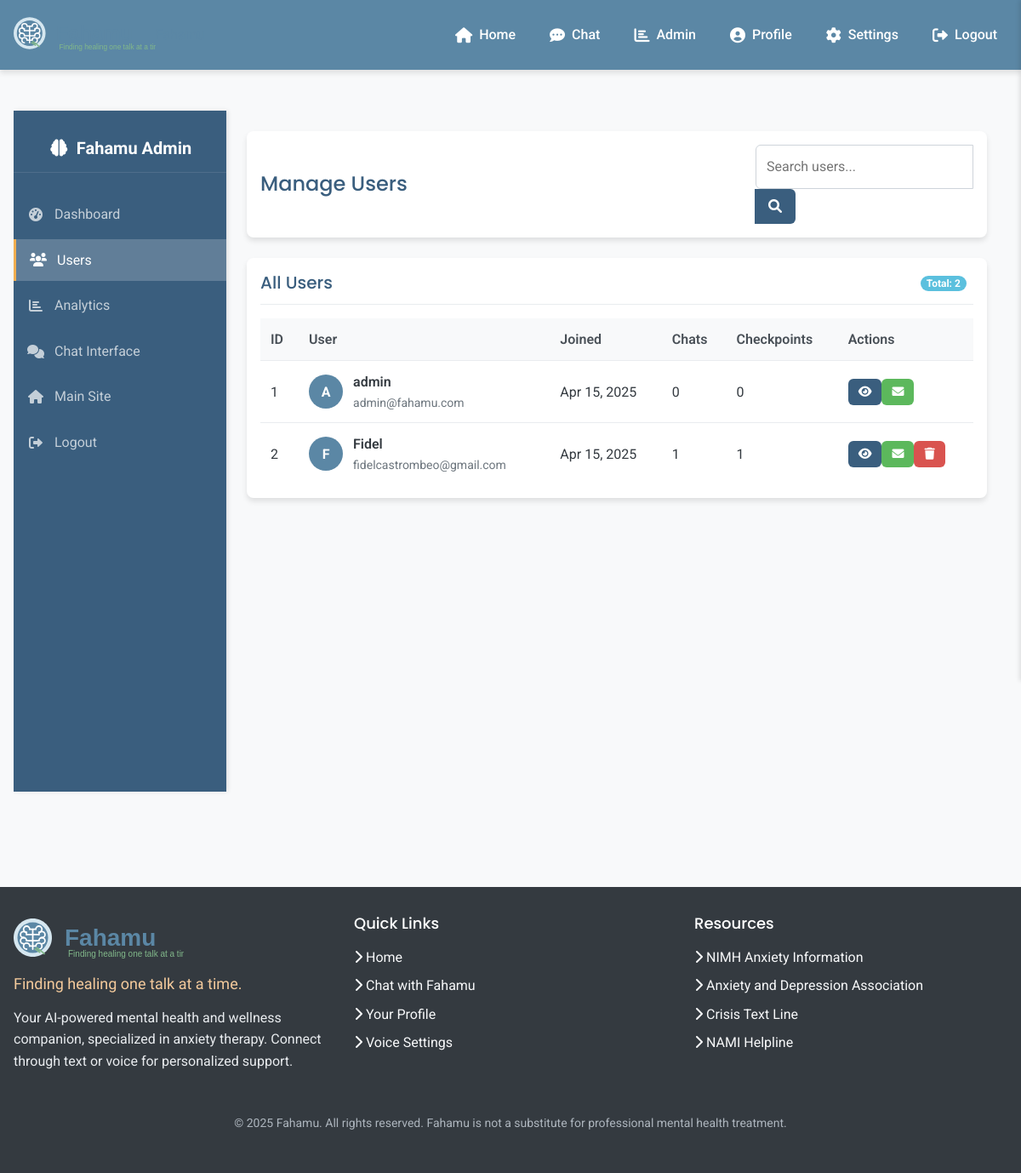
The app's page /admin/users (signed in) with its own data.
### models.py (models this page shows)
class User(UserMixin, db.Model):
    id = db.Column(db.Integer, primary_key=True)
    username = db.Column(db.String(64), unique=True, nullable=False)
    email = db.Column(db.String(120), unique=True, nullable=False)
    password_hash = db.Column(db.String(256), nullable=False)
    is_admin = db.Column(db.Boolean, default=False, nullable=False)
    date_joined = db.Column(db.DateTime, default=datetime.utcnow, nullable=False)
    voice_preference = db.Column(db.String(20), default="female", nullable=False)  # male or female
    voice_pitch = db.Column(db.Float, default=1.0, nullable=False)  # 0.5 to 2.0
    voice_speed = db.Column(db.Float, default=1.0, nullable=False)  # 0.5 to 2.0
    chats = db.relationship('Chat', backref='user', lazy=True)
    checkpoints = db.relationship('Checkpoint', backref='user', lazy=True)

### routes.py (the view)
@app.route('/admin/users')
@login_required
def admin_users():
    if not current_user.is_admin:
        flash('Access denied: Admin privileges required', 'danger')
        return redirect(url_for('home'))
    users = User.query.all()
    return render_template('admin/users.html', title='Manage Users', users=users)

### templates/admin/users.html (shortened to what this page needs)
{% extends "layout.html" %}
{% block additional_css %}
<link rel="stylesheet" href="{{ url_for('static', filename='css/admin.css') }}">
{% endblock %}
{% block content %}
<div class="admin-container">
    <div class="admin-sidebar">
        <div class="admin-logo">
            <i class="fas fa-brain fa-fw me-2"></i> Fahamu Admin
        </div>
        <ul class="admin-nav">
            <li class="admin-nav-item">
                <a href="{{ url_for('admin_dashboard') }}" class="admin-nav-link">
                    <i class="fas fa-tachometer-alt admin-nav-icon"></i>
                    <span class="admin-nav-text">Dashboard</span>
                </a>
            </li>
            <li class="admin-nav-item">
                <a href="{{ url_for('admin_users') }}" class="admin-nav-link active">
                    <i class="fas fa-users admin-nav-icon"></i>
                    <span class="admin-nav-text">Users</span>
                </a>
            </li>
            <li class="admin-nav-item">
                <a href="{{ url_for('admin_analytics') }}" class="admin-nav-link">
                    <i class="fas fa-chart-bar admin-nav-icon"></i>
                    <span class="admin-nav-text">Analytics</span>
                </a>
            </li>
            <li class="admin-nav-item">
                <a href="{{ url_for('chat') }}" class="admin-nav-link">
                    <i class="fas fa-comments admin-nav-icon"></i>
                    <span class="admin-nav-text">Chat Interface</span>
                </a>
            </li>
            <li class="admin-nav-item">
                <a href="{{ url_for('home') }}" class="admin-nav-link">
                    <i class="fas fa-home admin-nav-icon"></i>
                    <span class="admin-nav-text">Main Site</span>
                </a>
            </li>
            <li class="admin-nav-item">
                <a href="{{ url_for('logout') }}" class="admin-nav-link">
                    <i class="fas fa-sign-out-alt admin-nav-icon"></i>
                    <span class="admin-nav-text">Logout</span>
                </a>
            </li>
        </ul>
    </div>
    <div class="admin-content">
        <div class="admin-header">
            <h1 class="admin-title">Manage Users</h1>
            <div class="admin-header-actions">
                <div class="input-group">
                    <input type="text" class="admin-form-control" id="userSearchInput" placeholder="Search users...">
                    <button class="admin-btn admin-btn-primary" id="userSearchBtn">
                        <i class="fas fa-search"></i>
                    </button>
                </div>
            </div>
        </div>
        <div class="admin-card">
            <div class="admin-card-header">
                <h3 class="admin-card-title">All Users</h3>
                <div>
                    <span class="badge badge-info me-2">Total: {{ users|length }}</span>
                </div>
            </div>
            <div class="table-responsive">
                <table class="admin-table" id="usersTable">
                    <thead>
                        <tr>
                            <th>ID</th>
                            <th>User</th>
                            <th>Joined</th>
                            <th>Chats</th>
                            <th>Checkpoints</th>
                            <th>Actions</th>
                        </tr>
                    </thead>
                    <tbody>
                        {% for user in users %}
                        <tr data-user-id="{{ user.id }}">
                            <td>{{ user.id }}</td>
                            <td>
                                <div class="user-details">
                                    <div class="user-avatar">
                                        {{ user.username[0]|upper }}
                                    </div>
                                    <div class="user-info">
                                        <p class="user-name">{{ user.username }}</p>
                                        <p class="user-email">{{ user.email }}</p>
                                    </div>
                                </div>
                            </td>
                            <td>{{ user.date_joined.strftime('%b %d, %Y') }}</td>
                            <td>{{ user.chats|length }}</td>
                            <td>{{ user.checkpoints|length }}</td>
                            <td>
                                <div class="btn-group">
                                    <button class="admin-btn admin-btn-sm admin-btn-primary view-user-btn"
                                            data-user-id="{{ user.id }}"
                                            data-bs-toggle="modal"
                                            data-bs-target="#viewUserModal">
                                        <i class="fas fa-eye"></i>
                                    </button>
                                    <button class="admin-btn admin-btn-sm admin-btn-success send-notification-btn"
                                            data-user-id="{{ user.id }}"
                                            data-username="{{ user.username }}">
                                        <i class="fas fa-envelope"></i>
                                    </button>
                                    {% if not user.is_admin %}
                                    <button class="admin-btn admin-btn-sm admin-btn-danger delete-user-btn"
                                            data-user-id="{{ user.id }}"
                                            data-username="{{ user.username }}">
                                        <i class="fas fa-trash"></i>
                                    </button>
                                    {% endif %}
                                </div>
                            </td>
                        </tr>
                        {% endfor %}
                    </tbody>
                </table>
            </div>
        </div>
    </div>
</div>
{% endblock %}

### templates/layout.html (shortened to what this page needs)
<!DOCTYPE html>
<html lang="en">
<head>
    <link href="https://cdn.jsdelivr.net/npm/bootstrap@5.1.3/dist/css/bootstrap.min.css" rel="stylesheet">
    <link rel="stylesheet" href="https://cdnjs.cloudflare.com/ajax/libs/font-awesome/6.0.0/css/all.min.css">
    <link rel="stylesheet" href="https://cdnjs.cloudflare.com/ajax/libs/animate.css/4.1.1/animate.min.css"/>
    <link rel="stylesheet" href="{{ url_for('static', filename='css/style.css') }}">
    {% block additional_css %}{% endblock %}
</head>
<body>
    <header class="header">
        <div class="container header-wrapper">
            <div class="logo-container">
                <a href="{{ url_for('home') }}" class="logo-link">
                    <img src="{{ url_for('static', filename='img/logo.svg') }}" alt="Fahamu Logo" class="logo-image">
                    <span class="logo-text">Fahamu</span>
                </a>
            </div>
            <nav class="nav">
                <a href="{{ url_for('home') }}" class="nav-link">
                    <i class="fas fa-home"></i> Home
                </a>
                <a href="{{ url_for('chat') }}" class="nav-link">
                    <i class="fas fa-comment-dots"></i> Chat
                </a>
                {% if current_user.is_authenticated %}
                    {% if current_user.is_admin %}
                        <a href="{{ url_for('admin_dashboard') }}" class="nav-link">
                            <i class="fas fa-chart-bar"></i> Admin
                        </a>
                    {% endif %}
                    <a href="{{ url_for('profile') }}" class="nav-link">
                        <i class="fas fa-user-circle"></i> Profile
                    </a>
                    <a href="{{ url_for('settings') }}" class="nav-link">
                        <i class="fas fa-cog"></i> Settings
                    </a>
                    <a href="{{ url_for('logout') }}" class="nav-link">
                        <i class="fas fa-sign-out-alt"></i> Logout
                    </a>
                {% endif %}
            </nav>
        </div>
    </header>
    <main class="main">
        <div class="container">
            {% block content %}{% endblock %}
        </div>
    </main>
    <footer class="footer">
        <div class="container">
            <div class="footer-content">
                <div class="footer-section">
                    <div class="footer-logo">
                        <img src="{{ url_for('static', filename='img/logo.svg') }}" alt="Fahamu Logo" class="footer-logo-image">
                    </div>
                    <p class="footer-tagline">Finding healing one talk at a time.</p>
                    <p>Your AI-powered mental health and wellness companion, specialized in anxiety therapy. Connect through text or voice for personalized support.</p>
                </div>
                <div class="footer-section">
                    <h4 class="footer-heading">Quick Links</h4>
                    <ul class="footer-links">
                        <li><a href="{{ url_for('home') }}"><i class="fas fa-chevron-right"></i> Home</a></li>
                        <li><a href="{{ url_for('chat') }}"><i class="fas fa-chevron-right"></i> Chat with Fahamu</a></li>
                        {% if current_user.is_authenticated %}
                            <li><a href="{{ url_for('profile') }}"><i class="fas fa-chevron-right"></i> Your Profile</a></li>
                            <li><a href="{{ url_for('settings') }}"><i class="fas fa-chevron-right"></i> Voice Settings</a></li>
                        {% else %}
                            <li><a href="{{ url_for('login') }}"><i class="fas fa-chevron-right"></i> Login</a></li>
                            <li><a href="{{ url_for('register') }}"><i class="fas fa-chevron-right"></i> Register</a></li>
                        {% endif %}
                    </ul>
                </div>
                <div class="footer-section">
                    <h4 class="footer-heading">Resources</h4>
                    <ul class="footer-links">
                        <li><a href="https://www.nimh.nih.gov/health/topics/anxiety-disorders" target="_blank"><i class="fas fa-chevron-right"></i> NIMH Anxiety Information</a></li>
                        <li><a href="https://adaa.org/" target="_blank"><i class="fas fa-chevron-right"></i> Anxiety and Depression Association</a></li>
                        <li><a href="https://www.crisistextline.org/" target="_blank"><i class="fas fa-chevron-right"></i> Crisis Text Line</a></li>
                        <li><a href="https://www.nami.org/help" target="_blank"><i class="fas fa-chevron-right"></i> NAMI Helpline</a></li>
                    </ul>
                </div>
            </div>
            <div class="copyright">
                <p>&copy; 2025 Fahamu. All rights reserved. Fahamu is not a substitute for professional mental health treatment.</p>
            </div>
        </div>
    </footer>
</body>
</html>

### records on screen
User: id "1", username "A", username "admin", email "admin@fahamu.com", date_joined "Apr 15, 2025", chats|length "0", checkpoints|length "0"
User: id "2", username "F", username "Fidel", email "fidelcastrombeo@gmail.com", date_joined "Apr 15, 2025", chats|length "1", checkpoints|length "1"

### other values on screen
{{ users|length }} "2"
